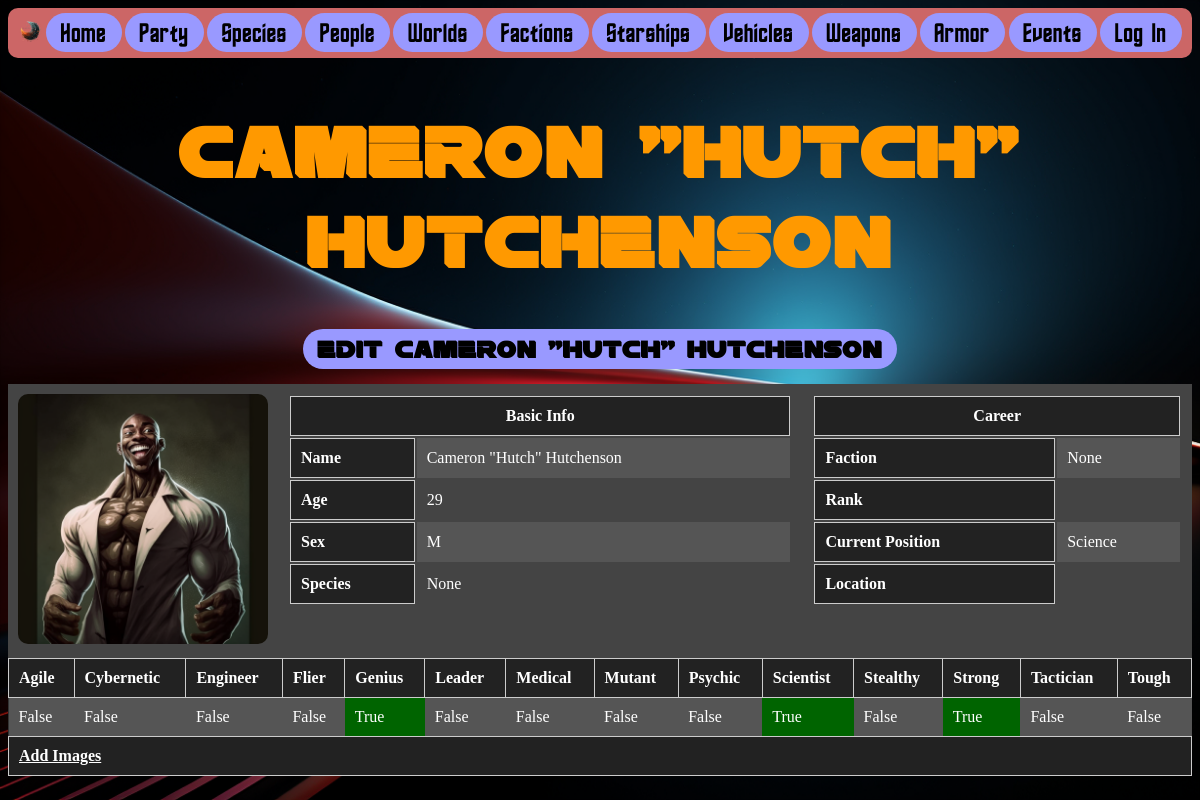
The app's page /people/11/, older data.
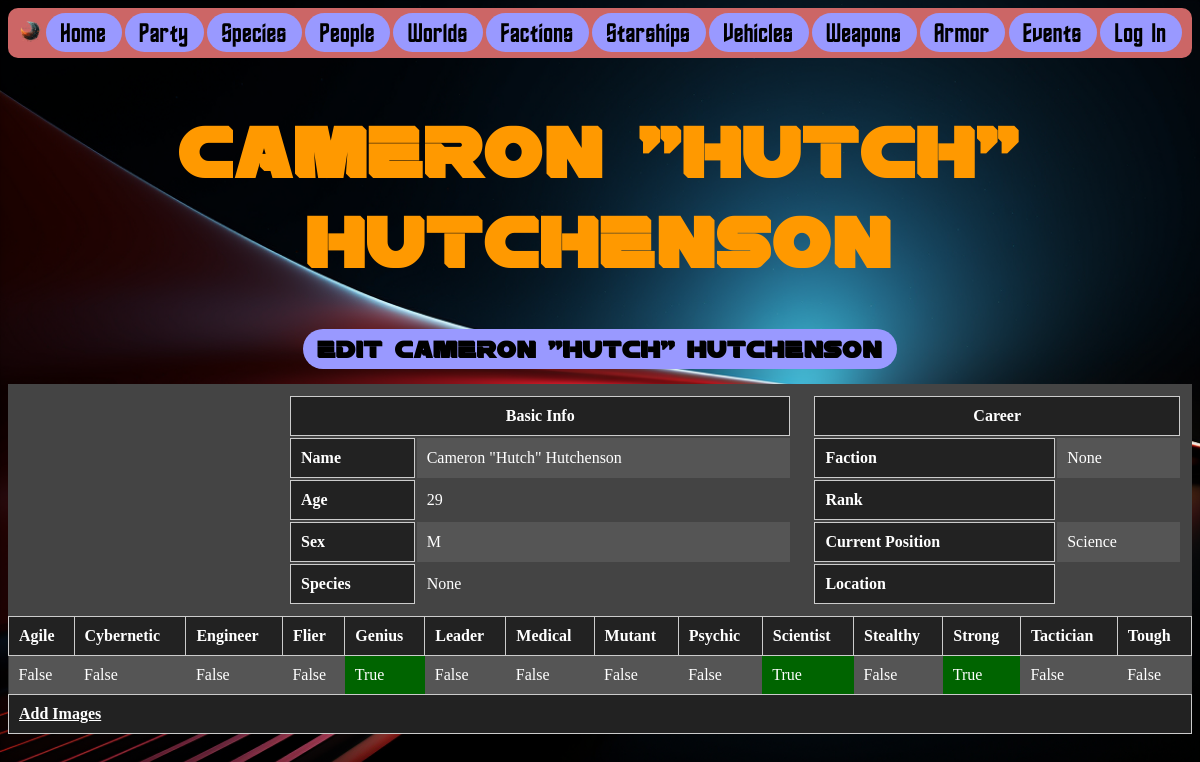
The same page, newer data.
### people/models.py (models this page shows, shortened)
class Person(models.Model):
    name = models.CharField(max_length=50)
    age = models.IntegerField()
    sex = models.CharField(max_length=50, default='None')
    species = models.ForeignKey('species.Species', on_delete=models.CASCADE, blank=True, null=True)
    faction = models.ForeignKey('factions.Faction', on_delete=models.SET_NULL, blank=True, null=True)
    rank = models.CharField(max_length=50, blank=True)
    position = models.CharField(max_length=50, blank=True)
    weapons = models.ManyToManyField('weapons.Weapon', blank=True)
    armors = models.ManyToManyField('armor.Armor', blank=True)
    bio = models.TextField(blank=True)
    image = models.ImageField(upload_to='people/images/', blank=True)
    stats = models.ForeignKey('Statset', on_delete=models.SET_NULL, blank=True, null=True)
    skills = models.ForeignKey('Skillset', on_delete=models.SET_NULL, blank=True, null=True)
    tactician = models.BooleanField(default=False)
    medical = models.BooleanField(default=False)
    scientist = models.BooleanField(default=False)
    engineer = models.BooleanField(default=False)
    strong = models.BooleanField(default=False)
    tough = models.BooleanField(default=False)
    agile = models.BooleanField(default=False)
    stealthy = models.BooleanField(default=False)
    cybernetic = models.BooleanField(default=False)
    leader = models.BooleanField(default=False)
    genius = models.BooleanField(default=False)
    psychic = models.BooleanField(default=False)
    flier = models.BooleanField(default=False)
    mutant = models.BooleanField(default=False)
    location = models.CharField(max_length=50, blank=True)
    additional_images = models.ManyToManyField('PersonImage', blank=True)
    hidden = models.BooleanField(default=False)

### people/views.py (the view)
# urls.py: path("<int:id>/", views.person_page, name="person_page"),
def person_page(request, id):
    current_person = Person.objects.get(id=id)
    context = {
        'current_person': current_person,
    }
    return render(request, 'person.html', context)

### people/templates/person.html (shortened to what the changed rows need)
{% include 'navbar.html' %}
{% load mathfilters %}
{% load group_check %}
{% block content %}
<h1 class="app_name">{{ current_person.name }}</h1>
<h2 class="index_menu"><a href="{% url 'edit_person' current_person.id%}">Edit {{current_person.name}}</a></h2>
    <div style="width: 100%;">
        <table class="sci-fi-list">
            <tr style="vertical-align: top;">
                <td rowspan="3" style="vertical-align: middle; width: 250px;">
                    {%if current_person.image %}
                        <center><img src="{{current_person.image.url}}" class="crew_image"></center>
                    {% endif %}
                </td>
                <td colspan="3">
                    <table style="vertical-align: top; width: 100%;">
                        <th colspan="2" style="text-align: center;">Basic Info</th>
                        <tr>
                            <th>Name</th>
                            <td>{{ current_person.name }}</td>
                        </tr>
                        <tr>
                            <th>Age</th>
                            <td>{{ current_person.age }}</td>
                        </tr>
                        <tr>
                            <th>Sex</th>
                            <td>{{ current_person.sex }}</td>
                        </tr>
                        <tr>
                            <th>Species</th>
                            <td>{{ current_person.species }}</td>
                        </tr>
                    </table>
                </td>
                <td colspan="2">
                    <table style="vertical-align: top; width: 100%;">
                        <th colspan="2" style="text-align: center;">Career</th>
                        <tr>
                            <th>Faction</th>
                            <td>{{ current_person.faction }}</td>
                        </tr>
                        <tr>
                            <th>Rank</th>
                        </tr>
                        <tr>
                            <th>Current Position</th>
                            <td>{{ current_person.position }}</td>
                        </tr>
                        <tr>
                            <th>Location</th>
                        </tr>
                    </table>
                </td>
            </tr>
        </table>
    </div>
    <div>
        <table class="sci-fi-list">
            <tr>
                <th class="boolean">Agile</th>
                <th class="boolean">Cybernetic</th>
                <th class="boolean">Engineer</th>
                <th class="boolean">Flier</th>
                <th class="boolean">Genius</th>
                <th class="boolean">Leader</th>
                <th class="boolean">Medical</th>
                <th class="boolean">Mutant</th>
                <th class="boolean">Psychic</th>
                <th class="boolean">Scientist</th>
                <th class="boolean">Stealthy</th>
                <th class="boolean">Strong</th>
                <th class="boolean">Tactician</th>
                <th class="boolean">Tough</th>
            </tr>
            <tr>
                <td style="background-color: {% if current_person.agile %}darkgreen{% endif %}">{{ current_person.agile }}</td>
                <td style="background-color: {% if current_person.cybernetic %}darkgreen{% endif %}">{{ current_person.cybernetic }}</td>
                <td style="background-color: {% if current_person.engineer %}darkgreen{% endif %}">{{ current_person.engineer }}</td>
                <td style="background-color: {% if current_person.flier %}darkgreen{% endif %}">{{ current_person.flier }}</td>
                <td style="background-color: {% if current_person.genius %}darkgreen{% endif %}">{{ current_person.genius }}</td>
                <td style="background-color: {% if current_person.leader %}darkgreen{% endif %}">{{ current_person.leader }}</td>
                <td style="background-color: {% if current_person.medical %}darkgreen{% endif %}">{{ current_person.medical }}</td>
                <td style="background-color: {% if current_person.mutant %}darkgreen{% endif %}">{{ current_person.mutant }}</td>
                <td style="background-color: {% if current_person.psychic %}darkgreen{% endif %}">{{ current_person.psychic }}</td>
                <td style="background-color: {% if current_person.scientist %}darkgreen{% endif %}">{{ current_person.scientist }}</td>
                <td style="background-color: {% if current_person.stealthy %}darkgreen{% endif %}">{{ current_person.stealthy }}</td>
                <td style="background-color: {% if current_person.strong %}darkgreen{% endif %}">{{ current_person.strong }}</td>
                <td style="background-color: {% if current_person.tactician %}darkgreen{% endif %}">{{ current_person.tactician }}</td>
                <td style="background-color: {% if current_person.tough %}darkgreen{% endif %}">{{ current_person.tough }}</td>
            </tr>
        </table>
    </div>
    <div>
        <table class="sci-fi-list">
            <tr>
                <th><a href="{% url 'add_images' current_person.id%}"> Add Images</a></th>
            </tr>
        </table>
    </div>
{% endblock %}

Row changes from the older to the newer data that the page shows:
changed Person "Cameron \"Hutch\" Hutchenson": image: picture removed
